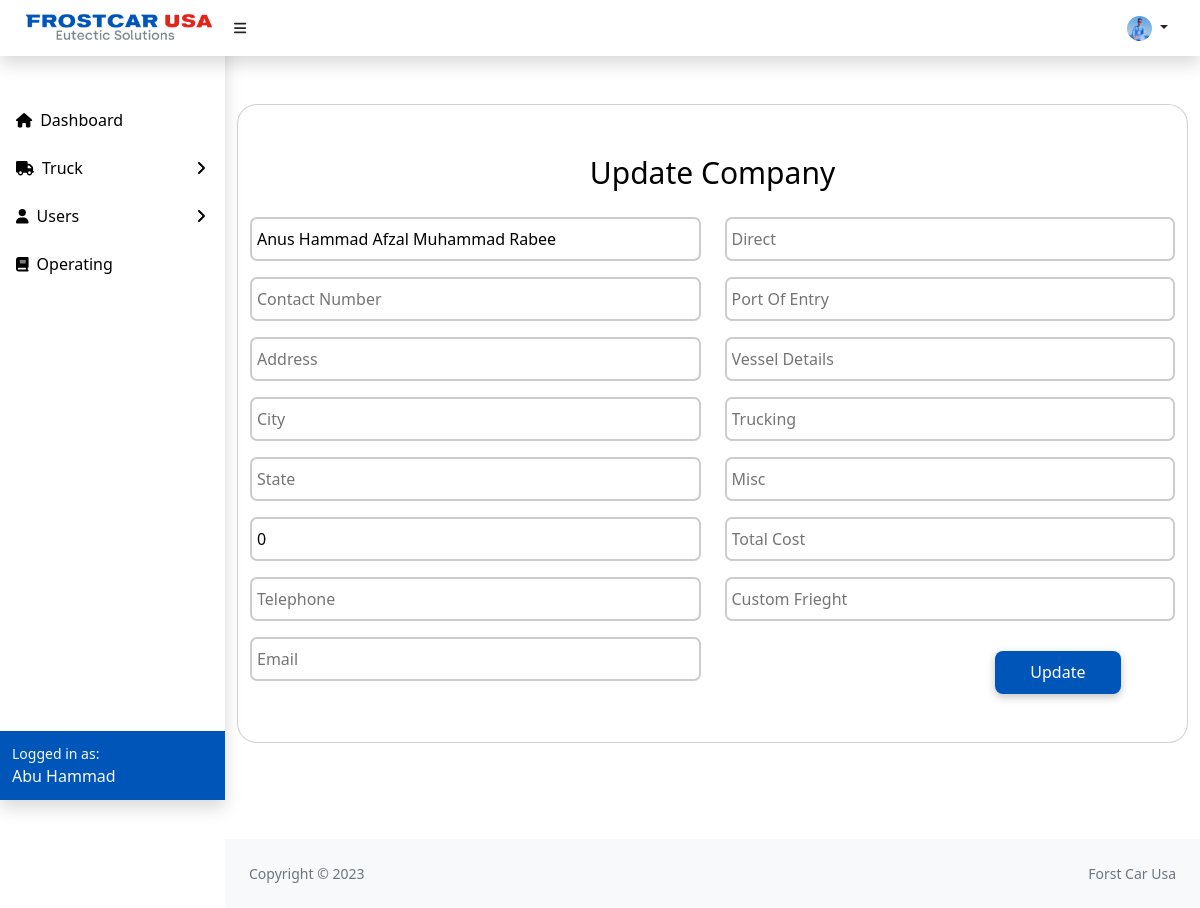
The page /edit_company.php?editid=12 (signed in) on the database its author committed.
### tables this page shows
CREATE TABLE `importer_details` (
  `importer_id` int(10) NOT NULL,
  `company_name` varchar(255) NOT NULL,
  `company_contact` varchar(50) DEFAULT NULL,
  `company_address` varchar(255) DEFAULT NULL,
  `company_city` varchar(255) DEFAULT NULL,
  `company_state` varchar(255) DEFAULT NULL,
  `company_zipcode` int(10) DEFAULT NULL,
  `company_telephone` varchar(50) DEFAULT NULL,
  `company_email` varchar(50) DEFAULT NULL,
  `company_direct` varchar(255) DEFAULT NULL,
  `company_port_of_entry` varchar(255) DEFAULT NULL,
  `company_vessel_detail` varchar(255) DEFAULT NULL,
  `company_trucking` varchar(255) DEFAULT NULL,
  `company_misc` varchar(255) DEFAULT NULL,
  `total_cost` varchar(255) DEFAULT NULL,
  `custom_frieght` varchar(255) DEFAULT NULL,
  `added_on` datetime DEFAULT NULL,
  `added_by` varchar(255) DEFAULT NULL,
  `updated_on` datetime DEFAULT NULL,
  `updated_by` varchar(255) DEFAULT NULL
);

### function/function.inc.php (called while the page is built, shortened)
<?php
include "./config/config.php";
function getByID($table, $id)
{
   global $conn;
   $query = "SELECT * FROM $table where importer_id='$id'";
   return $query_run = mysqli_query($conn, $query);
};
?>

### edit_company.php (the view, shortened to what this page needs)
<?php
require './function/function.inc.php';
include "./includes/header.php";
include "./includes/navbar.php";
include "./includes/sidebar.php";
?>
<div class="container-fluid">
    <div class="row my-5">
        <?php
        if (isset($_GET['editid'])) {
            $id = $_GET['editid'];
            $company = getByID("importer_details", $id);
            if (mysqli_num_rows($company) > 0) {
                $data = mysqli_fetch_array($company);
        ?>
                <div class="col-lg-12 course-card pb-5">
                    <div class="card mein-card mb-5">
                        <h3 class=" font-inter text-center  my-3">Update Company</h3>
                        <div class="container-fluid">
                            <form action="add_company_code.php" method="post">
                                <div class="row">
                                    <div class="col-lg-6">
                                        <div class="in">
                                            <input type="text" name="company_name" value="<?= $data['company_name']; ?>" class=" inputDesign w-100 py-2 mt-3" placeholder="Company Name">
                                        </div>
                                        <div class="in">
                                            <input type="text" name="company_contact" value="<?= $data['company_contact']; ?>" class=" inputDesign w-100 py-2 mt-3" placeholder="Contact Number ">
                                        </div>
                                        <div class="in">
                                            <input type="text" name="company_address" value="<?= $data['company_address']; ?>" class=" inputDesign w-100 py-2 mt-3" placeholder="Address">
                                        </div>
                                        <div class="in">
                                            <input type="text" name="company_city" value="<?= $data['company_city']; ?>" class=" inputDesign w-100 py-2 mt-3" placeholder="City">
                                        </div>
                                        <div class="in">
                                            <input type="text" name="company_state" value="<?= $data['company_state']; ?>" class=" inputDesign w-100 py-2 mt-3" placeholder="State ">
                                        </div>
                                        <div class="in">
                                            <input type="text" name="company_zipcode" value="<?= $data['company_zipcode']; ?>" class=" inputDesign w-100 py-2 mt-3" placeholder="Zip Code ">
                                        </div>
                                        <div class="in">
                                            <input type="text" name="company_telephone" value="<?= $data['company_telephone']; ?>" class=" inputDesign w-100 py-2 mt-3" placeholder="Telephone ">
                                        </div>
                                        <div class="in">
                                            <input type="email" name="company_email" value="<?= $data['company_email']; ?>" class=" inputDesign w-100 py-2 mt-3" placeholder="Email ">
                                        </div>
                                    </div>
                                    <div class="col-lg-6">
                                        <div class="in">
                                            <input type="text" name="company_direct" value="<?= $data['company_direct']; ?>" class=" inputDesign w-100 py-2 mt-3" placeholder="Direct ">
                                        </div>
                                        <div class="in">
                                            <input type="text" name="company_port" value="<?= $data['company_port_of_entry']; ?>" class=" inputDesign w-100 py-2 mt-3" placeholder="Port Of Entry ">
                                        </div>
                                        <div class="in">
                                            <input type="text" name="company_vessel" value="<?= $data['company_vessel_detail']; ?>" class=" inputDesign w-100 py-2 mt-3" placeholder="Vessel Details">
                                        </div>
                                        <div class="in">
                                            <input type="text" name="company_trucking" value="<?= $data['company_trucking']; ?>" class=" inputDesign w-100 py-2 mt-3" placeholder="Trucking">
                                        </div>
                                        <div class="in">
                                            <input type="text" name="company_misc" value="<?= $data['company_misc']; ?>" class=" inputDesign w-100 py-2 mt-3" placeholder="Misc">
                                        </div>
                                        <div class="in">
                                            <input type="text" name="total_cost" value="<?= $data['total_cost']; ?>" class=" inputDesign w-100 py-2 mt-3" placeholder="Total Cost">
                                        </div>
                                        <div class="in">
                                            <input type="text" name="custom_frieght" value="<?= $data['custom_frieght']; ?>" class=" inputDesign w-100 py-2 mt-3" placeholder="Custom Frieght">
                                        </div>
                                        <button type="submit" name="update_company_btn" class="save py-2">Update</button>
                                    </div>
                                </div>
                            </form>
                        </div>
                    </div>
                </div>
        <?php } else {
                echo "company not found";
            }
        } else {
            echo '
            <p class="mx-5"></p></p>id messing from url</p>
            ';
        }
        ?>
    </div>
</div>
<?php
include "./includes/footer.php";
?>

### includes/navbar.php (shortened to what this page needs)
<?php
global $conn;
?>
<?php
$select = "SELECT * FROM `admin_users` WHERE `user_email` = '{$_SESSION['user_email']}'";
$result = mysqli_query($conn, $select);
while ($row = mysqli_fetch_assoc($result)) {
?>
    <ul class="navbar-nav  ms-auto me-0 me-md-3 my-2 my-md-0   ms-md-0 me-3 me-lg-4">
        <li class="nav-item dropdown">
            <a class="nav-link dropdown-toggle text-dark " id="navbarDropdown" href="#" role="button" data-bs-toggle="dropdown" aria-expanded="false">
                <img class="rounded-circle" height="25" width="25" src="media/user_images/<?php echo $_SESSION['user_image']; ?>" alt="">
            </a>
        </li>
    <?php } ?>
    </ul>
    </nav>

### css/main.css (style rules this page uses)
.mein-card { height: 100%; border-radius: 20px; }
.save { color: white; background-color: #0055B8; box-shadow: rgba(0, 0, 0, 0.24) 0px 3px 8px; width: 28%; border: none; height: 43px; line-height: 13px; border-radius: 8px; margin-top: 30px; margin-left: 60%; }
.font-inter { color: black; font-weight: 500; font-size: 30px; line-height: 24px; padding-top: 40px; }
.inputDesign { padding: 5px; border: 2px solid #ccc; border-radius: 7px; font-size: 16px; outline: none; }

### rows shown on the page
importer_details: company_name "Anus Hammad Afzal Muhammad Rabee", company_zipcode "0"

### other values the page prints
$_SESSION['user_fullname'] "Abu Hammad"
